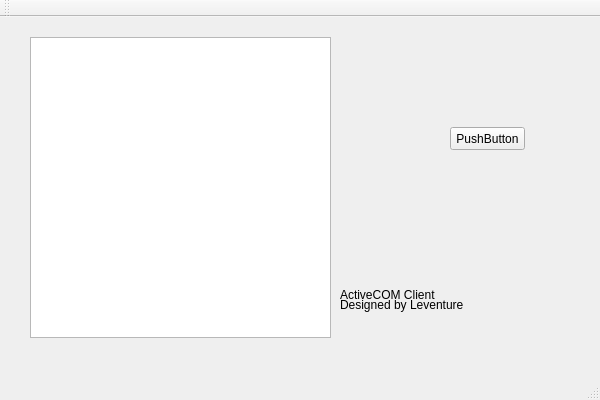
<?xml version="1.0" encoding="UTF-8"?>
<ui version="4.0">
 <class>Qt_ComTest_ClientClass</class>
 <widget class="QMainWindow" name="Qt_ComTest_ClientClass">
  <property name="geometry">
   <rect>
    <x>0</x>
    <y>0</y>
    <width>600</width>
    <height>400</height>
   </rect>
  </property>
  <property name="windowTitle">
   <string>Qt_ComTest_Client</string>
  </property>
  <widget class="QWidget" name="centralWidget">
   <widget class="QPlainTextEdit" name="plainTextEdit">
    <property name="geometry">
     <rect>
      <x>30</x>
      <y>20</y>
      <width>301</width>
      <height>301</height>
     </rect>
    </property>
   </widget>
   <widget class="QPushButton" name="pushButton">
    <property name="geometry">
     <rect>
      <x>450</x>
      <y>110</y>
      <width>75</width>
      <height>23</height>
     </rect>
    </property>
    <property name="text">
     <string>PushButton</string>
    </property>
   </widget>
   <widget class="QLabel" name="label">
    <property name="geometry">
     <rect>
      <x>340</x>
      <y>280</y>
      <width>131</width>
      <height>16</height>
     </rect>
    </property>
    <property name="text">
     <string>Designed by Leventure</string>
    </property>
   </widget>
   <widget class="QLabel" name="label_2">
    <property name="geometry">
     <rect>
      <x>340</x>
      <y>270</y>
      <width>111</width>
      <height>16</height>
     </rect>
    </property>
    <property name="text">
     <string>ActiveCOM Client</string>
    </property>
   </widget>
  </widget>
  <widget class="QMenuBar" name="menuBar">
   <property name="geometry">
    <rect>
     <x>0</x>
     <y>0</y>
     <width>600</width>
     <height>23</height>
    </rect>
   </property>
  </widget>
  <widget class="QToolBar" name="mainToolBar">
   <attribute name="toolBarArea">
    <enum>TopToolBarArea</enum>
   </attribute>
   <attribute name="toolBarBreak">
    <bool>false</bool>
   </attribute>
  </widget>
  <widget class="QStatusBar" name="statusBar"/>
 </widget>
 <layoutdefault spacing="6" margin="11"/>
 <resources>
  <include location="Qt_ComTest_Client.qrc"/>
 </resources>
 <connections/>
</ui>
